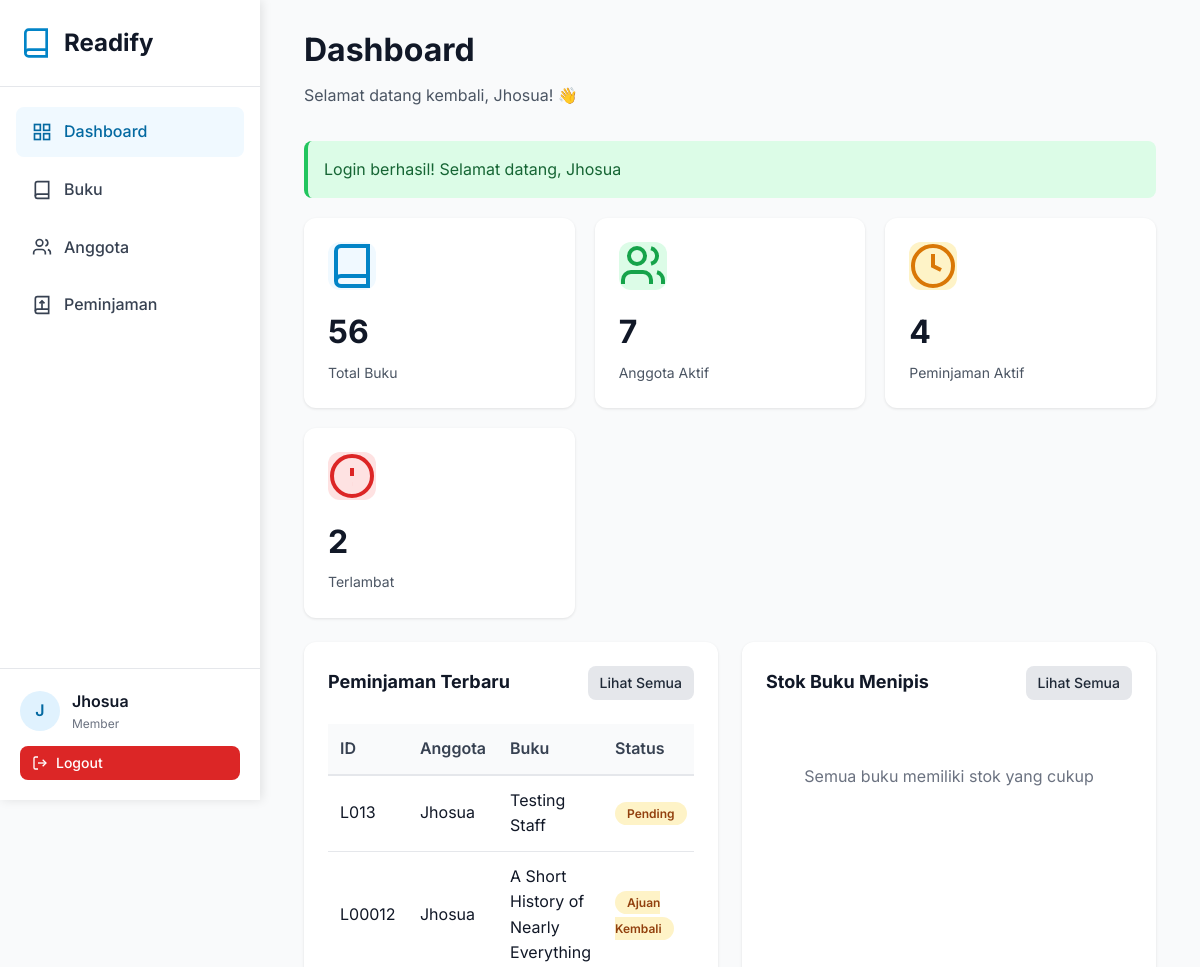
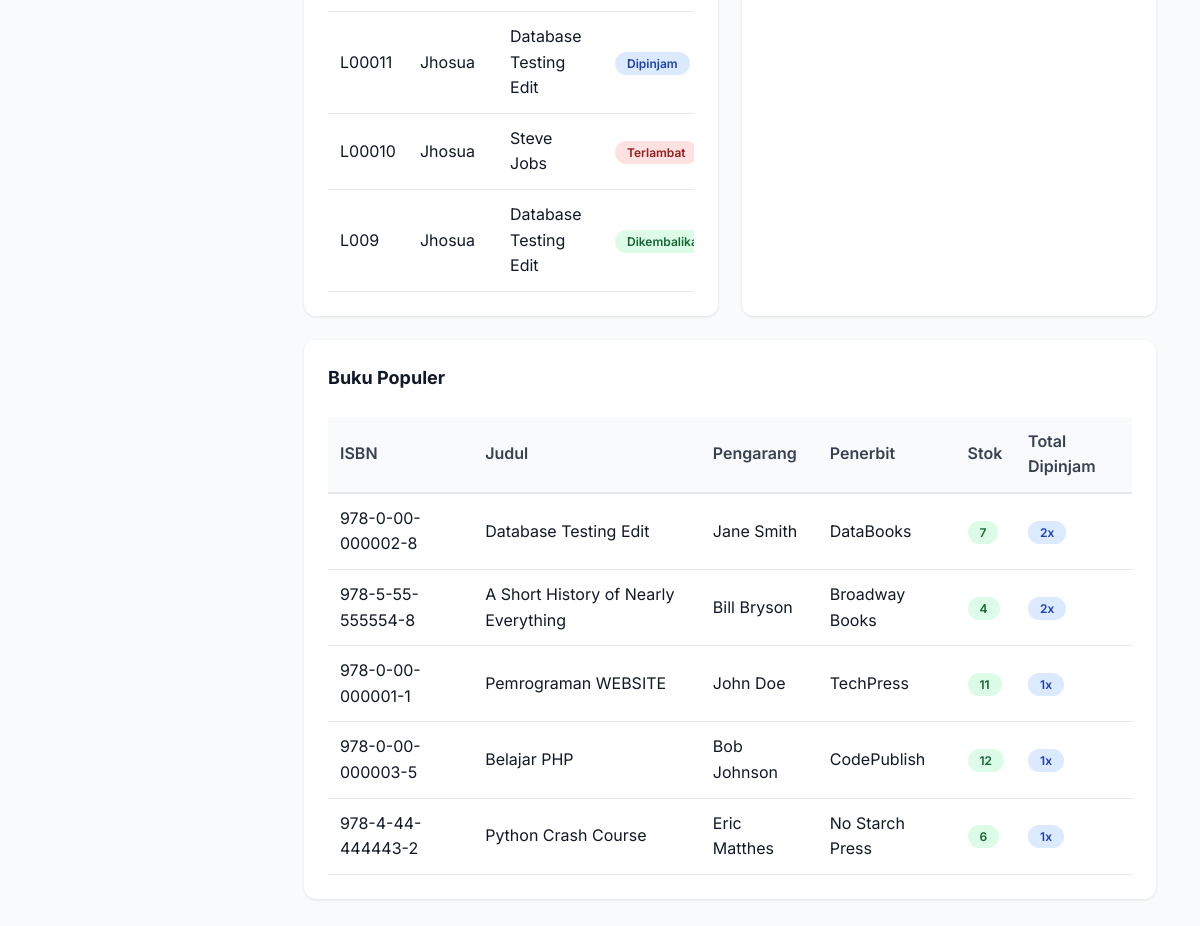
Screenshot of /pages/dashboard.php (signed in) with the database file from the repository (2 pictures, top to bottom).
### tables this page shows
CREATE TABLE `users` (
  `id` int NOT NULL AUTO_INCREMENT,
  `name` varchar(100) NOT NULL,
  `email` varchar(100) NOT NULL,
  `phone` varchar(20) DEFAULT NULL,
  `password` varchar(255) NOT NULL,
  `role` enum('admin','staff','member') DEFAULT 'member',
  `created_at` timestamp NULL DEFAULT CURRENT_TIMESTAMP,
  `updated_at` timestamp NULL DEFAULT CURRENT_TIMESTAMP ON UPDATE CURRENT_TIMESTAMP,
  PRIMARY KEY (`id`),
  UNIQUE KEY `email` (`email`)
);

CREATE TABLE `loans` (
  `id` int NOT NULL AUTO_INCREMENT,
  `loan_id` varchar(20) NOT NULL,
  `member_id` int NOT NULL,
  `book_id` int NOT NULL,
  `loan_date` date NOT NULL,
  `due_date` date NOT NULL,
  `return_date` date DEFAULT NULL,
  `status` varchar(50) DEFAULT 'pending',
  `approved_by` int DEFAULT NULL,
  `approved_date` datetime DEFAULT NULL,
  `fine_amount` decimal(10,2) DEFAULT '0.00',
  `book_condition` enum('good','fair','damaged') DEFAULT 'good',
  `notes` text,
  `created_at` timestamp NULL DEFAULT CURRENT_TIMESTAMP,
  `updated_at` timestamp NULL DEFAULT CURRENT_TIMESTAMP ON UPDATE CURRENT_TIMESTAMP,
  PRIMARY KEY (`id`),
  UNIQUE KEY `loan_id` (`loan_id`),
  KEY `idx_loan_id` (`loan_id`),
  KEY `idx_status` (`status`),
  KEY `idx_member` (`member_id`),
  KEY `idx_book` (`book_id`),
  CONSTRAINT `loans_ibfk_1` FOREIGN KEY (`member_id`) REFERENCES `members` (`id`) ON DELETE CASCADE,
  CONSTRAINT `loans_ibfk_2` FOREIGN KEY (`book_id`) REFERENCES `books` (`id`) ON DELETE CASCADE
);

CREATE TABLE `members` (
  `id` int NOT NULL AUTO_INCREMENT,
  `member_id` varchar(20) NOT NULL,
  `user_id` int DEFAULT NULL,
  `name` varchar(100) NOT NULL,
  `email` varchar(100) NOT NULL,
  `phone` varchar(20) DEFAULT NULL,
  `address` text,
  `join_date` date NOT NULL,
  `status` enum('active','inactive') DEFAULT 'active',
  `created_at` timestamp NULL DEFAULT CURRENT_TIMESTAMP,
  `updated_at` timestamp NULL DEFAULT CURRENT_TIMESTAMP ON UPDATE CURRENT_TIMESTAMP,
  PRIMARY KEY (`id`),
  UNIQUE KEY `member_id` (`member_id`),
  UNIQUE KEY `email` (`email`),
  KEY `idx_member_id` (`member_id`),
  KEY `idx_name` (`name`),
  KEY `idx_user_id` (`user_id`),
  CONSTRAINT `members_ibfk_1` FOREIGN KEY (`user_id`) REFERENCES `users` (`id`) ON DELETE SET NULL
);

CREATE TABLE `books` (
  `id` int NOT NULL AUTO_INCREMENT,
  `isbn` varchar(20) NOT NULL,
  `title` varchar(255) NOT NULL,
  `author` varchar(100) NOT NULL,
  `publisher` varchar(100) DEFAULT NULL,
  `year` year DEFAULT NULL,
  `category_id` int DEFAULT NULL,
  `stock` int DEFAULT '0',
  `pages` int DEFAULT NULL,
  `description` text,
  `cover_image` varchar(255) DEFAULT NULL,
  `created_at` timestamp NULL DEFAULT CURRENT_TIMESTAMP,
  `updated_at` timestamp NULL DEFAULT CURRENT_TIMESTAMP ON UPDATE CURRENT_TIMESTAMP,
  PRIMARY KEY (`id`),
  UNIQUE KEY `isbn` (`isbn`),
  KEY `category_id` (`category_id`),
  KEY `idx_title` (`title`),
  KEY `idx_author` (`author`),
  KEY `idx_isbn` (`isbn`),
  CONSTRAINT `books_ibfk_1` FOREIGN KEY (`category_id`) REFERENCES `categories` (`id`) ON DELETE SET NULL
);

### pages/dashboard.php (the view, shortened to what the rows shown need)
<?php
require_once '../config/config.php';
$user = getCurrentUser();
$db = new Database();
$recentLoans = $db->fetchAll("
    SELECT l.*, m.name as member_name, m.member_id, b.title as book_title
    FROM loans l
    JOIN members m ON l.member_id = m.id
    JOIN books b ON l.book_id = b.id
    ORDER BY l.created_at DESC
    LIMIT 5
");
$popularBooks = $db->fetchAll("
    SELECT b.*, COUNT(l.id) as borrow_count
    FROM books b
    LEFT JOIN loans l ON b.id = l.book_id
    GROUP BY b.id
    ORDER BY borrow_count DESC
    LIMIT 5
");
include_once '../includes/header.php';
include_once '../includes/sidebar.php';
?>
<div class="container">
    <h1 class="page-title" style="font-size: 32px; font-weight: 700; margin-bottom: 8px;">Dashboard</h1>
    <p style="color: var(--gray-600); margin-bottom: 32px;">Selamat datang kembali, <?php echo htmlspecialchars($user['name']); ?>! 👋</p>
    <?php
    $flash = getFlashMessage();
    if ($flash):
    ?>
        <div class="alert alert-<?php echo $flash['type']; ?>">
            <?php echo $flash['message']; ?>
        </div>
    <?php endif; ?>
    <div class="stats-grid">
        <div class="stat-card">
        </div>
        <div class="stat-card">
        </div>
        <div class="stat-card">
        </div>
        <div class="stat-card">
        </div>
    </div>
    <div style="display: grid; grid-template-columns: repeat(auto-fit, minmax(400px, 1fr)); gap: 24px;">
        <div class="card">
            <div class="card-header">
                <h2 class="card-title" style="font-size: 18px;">Peminjaman Terbaru</h2>
            </div>
            <?php if (empty($recentLoans)): ?>
                <p style="color: var(--gray-500); text-align: center; padding: 40px 0;">
                    Belum ada peminjaman
                </p>
            <?php else: ?>
                <div class="table-responsive">
                    <table class="table">
                        <thead>
                            <tr>
                                <th>ID</th>
                                <th>Anggota</th>
                                <th>Buku</th>
                                <th>Status</th>
                            </tr>
                        </thead>
                        <tbody>
                            <?php foreach ($recentLoans as $loan): ?>
                                <tr>
                                    <td><?php echo htmlspecialchars($loan['loan_id']); ?></td>
                                    <td><?php echo htmlspecialchars($loan['member_name']); ?></td>
                                    <td><?php echo htmlspecialchars($loan['book_title']); ?></td>
                                    <td>
                                        <?php if ($loan['status'] == 'pending'): ?>
                                            <span class="badge badge-warning">Pending</span>
                                        <?php elseif ($loan['status'] == 'approved'): ?>
                                            <?php if ($loan['return_date']): ?>
                                                <span class="badge badge-success">Dikembalikan</span>
                                            <?php elseif ($loan['due_date'] < date('Y-m-d')): ?>
                                                <span class="badge badge-danger">Terlambat</span>
                                            <?php else: ?>
                                                <span class="badge badge-info">Dipinjam</span>
                                            <?php endif; ?>
                                        <?php elseif ($loan['status'] == 'returned'): ?>
                                            <span class="badge badge-success">Dikembalikan</span>
                                        <?php elseif ($loan['status'] == 'rejected'): ?>
                                            <span class="badge badge-danger">Ditolak</span>
                                        <?php elseif ($loan['status'] == 'return_requested'): ?>
                                            <span class="badge badge-warning">Ajuan Kembali</span>
                                        <?php else: ?>
                                            <span class="badge badge-secondary"><?php echo ucfirst($loan['status']); ?></span>
                                        <?php endif; ?>
                                    </td>
                                </tr>
                            <?php endforeach; ?>
                        </tbody>
                    </table>
                </div>
            <?php endif; ?>
        </div>
        <div class="card">
            <div class="card-header">
                <h2 class="card-title" style="font-size: 18px;">Stok Buku Menipis</h2>
            </div>
        </div>
    </div>
    <div class="card">
        <div class="card-header">
            <h2 class="card-title" style="font-size: 18px;">Buku Populer</h2>
        </div>
        <?php if (empty($popularBooks)): ?>
            <p style="color: var(--gray-500); text-align: center; padding: 40px 0;">
                Belum ada data peminjaman
            </p>
        <?php else: ?>
            <div class="table-responsive">
                <table class="table">
                    <thead>
                        <tr>
                            <th>ISBN</th>
                            <th>Judul</th>
                            <th>Pengarang</th>
                            <th>Penerbit</th>
                            <th>Stok</th>
                            <th>Total Dipinjam</th>
                        </tr>
                    </thead>
                    <tbody>
                        <?php foreach ($popularBooks as $book): ?>
                            <tr>
                                <td><?php echo htmlspecialchars($book['isbn']); ?></td>
                                <td><?php echo htmlspecialchars($book['title']); ?></td>
                                <td><?php echo htmlspecialchars($book['author']); ?></td>
                                <td><?php echo htmlspecialchars($book['publisher']); ?></td>
                                <td>
                                    <?php if ($book['stock'] <= 2): ?>
                                        <span class="badge badge-danger"><?php echo $book['stock']; ?></span>
                                    <?php else: ?>
                                        <span class="badge badge-success"><?php echo $book['stock']; ?></span>
                                    <?php endif; ?>
                                </td>
                                <td>
                                    <span class="badge badge-info"><?php echo $book['borrow_count']; ?>x</span>
                                </td>
                            </tr>
                        <?php endforeach; ?>
                    </tbody>
                </table>
            </div>
        <?php endif; ?>
    </div>
</div>
<?php include_once '../includes/footer.php'; ?>

### includes/sidebar.php (shortened to what the rows shown need)
<?php
$currentUser = getCurrentUser();
?>
<div class="sidebar">
    <div class="sidebar-logo">
        <h1>Readify</h1>
    </div>
    <div class="sidebar-user">
        <div class="user-info">
            <div class="user-avatar"><?php echo strtoupper(substr($currentUser['name'], 0, 1)); ?></div>
            <div>
                <div class="user-name"><?php echo htmlspecialchars($currentUser['name']); ?></div>
                <div class="user-role"><?php echo ucfirst($currentUser['role']); ?></div>
            </div>
        </div>
    </div>
</div>
<div class="main-content">

### rows the page displays
users: name "J", name "Jhosua", role "Member"
loans: loan "L013", member.name "Jhosua", book.title "Testing Staff", status "Pending"
loans: loan "L00012", member.name "Jhosua", book.title "A Short History of Nearly Everything", status "Ajuan Kembali"
loans: loan "L00011", member.name "Jhosua", book.title "Database Testing Edit", status "Dipinjam"
loans: loan "L00010", member.name "Jhosua", book.title "Steve Jobs", status "Terlambat"
loans: loan "L009", member.name "Jhosua", book.title "Database Testing Edit", status "Dikembalikan"
books: isbn "978-0-00-000002-8", title "Database Testing Edit", author "Jane Smith", publisher "DataBooks", stock "7", borrow_count "2"
books: isbn "978-5-55-555554-8", title "A Short History of Nearly Everything", author "Bill Bryson", publisher "Broadway Books", stock "4", borrow_count "2"
books: isbn "978-0-00-000001-1", title "Pemrograman WEBSITE", author "John Doe", publisher "TechPress", stock "11", borrow_count "1"
books: isbn "978-0-00-000003-5", title "Belajar PHP", author "Bob Johnson", publisher "CodePublish", stock "12", borrow_count "1"
books: isbn "978-4-44-444443-2", title "Python Crash Course", author "Eric Matthes", publisher "No Starch Press", stock "6", borrow_count "1"

### other values shown
$flash['message'] "Login berhasil! Selamat datang, Jhosua"
$totalBooks "56"
$totalMembers "7"
$activeLoans "4"
$overdueLoans "2"
